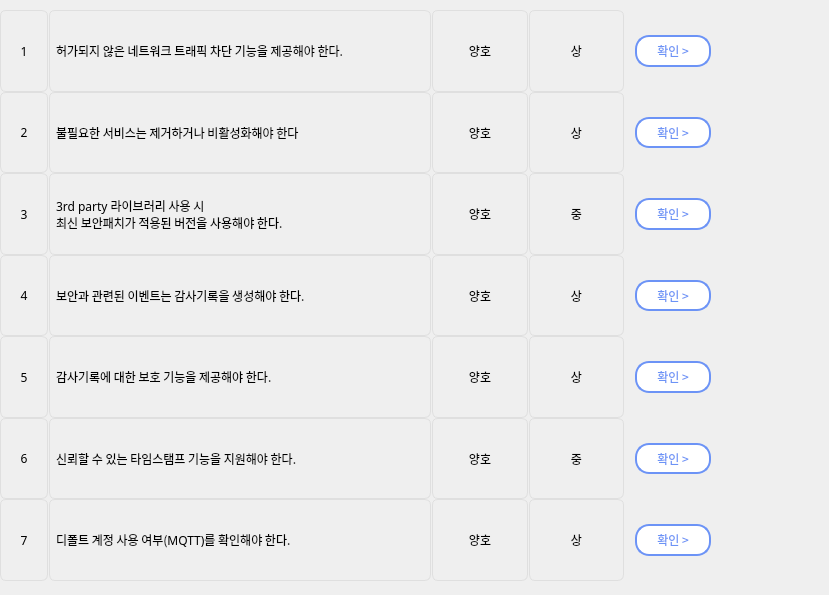
    <widget class="QWidget" name="scrollAreaWidgetContents">
     <property name="geometry">
      <rect>
       <x>0</x>
       <y>0</y>
       <width>829</width>
       <height>595</height>
      </rect>
     </property>
     <property name="minimumSize">
      <size>
       <width>0</width>
       <height>519</height>
      </size>
     </property>
     <property name="maximumSize">
      <size>
       <width>16777215</width>
       <height>15777215</height>
      </size>
     </property>
     <property name="font">
      <font>
       <kerning>true</kerning>
      </font>
     </property>
     <widget class="QWidget" name="gridLayoutWidget_3">
      <property name="geometry">
       <rect>
        <x>0</x>
        <y>10</y>
        <width>721</width>
        <height>571</height>
       </rect>
      </property>
      <layout class="QGridLayout" name="gridLayout_5" columnstretch="1,8,2,2,2">
       <property name="sizeConstraint">
        <enum>QLayout::SetDefaultConstraint</enum>
       </property>
       <property name="leftMargin">
        <number>0</number>
       </property>
       <property name="topMargin">
        <number>0</number>
       </property>
       <property name="horizontalSpacing">
        <number>1</number>
       </property>
       <property name="verticalSpacing">
        <number>0</number>
       </property>
       <item row="2" column="3">
        <widget class="QLabel" name="label_185">
         <property name="font">
          <font>
           <family>AppleSDGothicNeoM00</family>
          </font>
         </property>
         <property name="styleSheet">
          <string notr="true">border: 1px solid rgb(223, 223, 223);
border-radius: 6px</string>
         </property>
         <property name="text">
          <string>상</string>
         </property>
         <property name="alignment">
          <set>Qt::AlignCenter</set>
         </property>
        </widget>
       </item>
       <item row="2" column="1">
        <widget class="QLabel" name="label_186">
         <property name="font">
          <font>
           <family>AppleSDGothicNeoM00</family>
          </font>
         </property>
         <property name="styleSheet">
          <string notr="true">border: 1px solid rgb(223, 223, 223);
border-radius: 6px;
padding-left: 3px;</string>
         </property>
         <property name="text">
          <string>불필요한 서비스는 제거하거나 비활성화해야 한다</string>
         </property>
         <property name="alignment">
          <set>Qt::AlignLeading|Qt::AlignLeft|Qt::AlignVCenter</set>
         </property>
        </widget>
       </item>
       <item row="3" column="2">
        <widget class="QLabel" name="label_183">
         <property name="font">
          <font>
           <family>AppleSDGothicNeoM00</family>
          </font>
         </property>
         <property name="styleSheet">
          <string notr="true">border: 1px solid rgb(223, 223, 223);
border-radius: 6px</string>
         </property>
         <property name="text">
          <string>양호</string>
         </property>
         <property name="alignment">
          <set>Qt::AlignCenter</set>
         </property>
        </widget>
       </item>
       <item row="2" column="2">
        <widget class="QLabel" name="label_189">
         <property name="font">
          <font>
           <family>AppleSDGothicNeoM00</family>
          </font>
         </property>
         <property name="styleSheet">
          <string notr="true">border: 1px solid rgb(223, 223, 223);
border-radius: 6px</string>
         </property>
         <property name="text">
          <string>양호</string>
         </property>
         <property name="alignment">
          <set>Qt::AlignCenter</set>
         </property>
        </widget>
       </item>
       <item row="5" column="2">
        <widget class="QLabel" name="label_179">
         <property name="font">
          <font>
           <family>AppleSDGothicNeoM00</family>
          </font>
         </property>
         <property name="styleSheet">
          <string notr="true">border: 1px solid rgb(223, 223, 223);
border-radius: 6px</string>
         </property>
         <property name="text">
          <string>양호</string>
         </property>
         <property name="alignment">
          <set>Qt::AlignCenter</set>
         </property>
        </widget>
       </item>
       <item row="5" column="3">
        <widget class="QLabel" name="label_178">
         <property name="font">
          <font>
           <family>AppleSDGothicNeoM00</family>
          </font>
         </property>
         <property name="styleSheet">
          <string notr="true">border: 1px solid rgb(223, 223, 223);
border-radius: 6px</string>
         </property>
         <property name="text">
          <string>상</string>
         </property>
         <property name="alignment">
          <set>Qt::AlignCenter</set>
         </property>
        </widget>
       </item>
       <item row="4" column="2">
        <widget class="QLabel" name="label_181">
         <property name="font">
          <font>
           <family>AppleSDGothicNeoM00</family>
          </font>
         </property>
         <property name="styleSheet">
          <string notr="true">border: 1px solid rgb(223, 223, 223);
border-radius: 6px</string>
         </property>
         <property name="text">
          <string>양호</string>
         </property>
         <property name="alignment">
          <set>Qt::AlignCenter</set>
         </property>
        </widget>
       </item>
       <item row="4" column="4">
        <widget class="QPushButton" name="pushButton_53">
         <property name="sizePolicy">
          <sizepolicy hsizetype="Minimum" vsizetype="Minimum">
           <horstretch>0</horstretch>
           <verstretch>0</verstretch>
          </sizepolicy>
         </property>
         <property name="sizeIncrement">
          <size>
           <width>0</width>
           <height>0</height>
          </size>
         </property>
         <property name="font">
          <font>
           <family>AppleSDGothicNeoM00</family>
           <pointsize>9</pointsize>
          </font>
         </property>
         <property name="cursor">
          <cursorShape>PointingHandCursor</cursorShape>
         </property>
         <property name="layoutDirection">
          <enum>Qt::LeftToRight</enum>
         </property>
         <property name="styleSheet">
          <string notr="true">QPushButton {
            background-color : rgb(255, 255, 255);
            color : rgb(108, 147, 246);
            border: 2px solid rgb(108, 147, 246);
            margin-left:10px;
            margin-right:10px;
            margin-top:25px;
            margin-bottom:25px;
            border-radius:14px
        }
        QPushButton:hover {
            background-color : rgb(108, 147, 246);
            color : rgb(255, 255, 255);
            border: 2px solid rgb(108, 147, 246);
            margin-left:10px;
            margin-right:10px;
            margin-top:25px;
            margin-bottom:25px;
            border-radius:14px
        }</string>
         </property>
         <property name="text">
          <string>확인 &gt;</string>
         </property>
         <property name="iconSize">
          <size>
           <width>9</width>
           <height>20</height>
          </size>
         </property>
        </widget>
       </item>
       <item row="4" column="1">
        <widget class="QLabel" name="label_180">
         <property name="font">
          <font>
           <family>AppleSDGothicNeoM00</family>
          </font>
         </property>
         <property name="styleSheet">
          <string notr="true">border: 1px solid rgb(223, 223, 223);
border-radius: 6px;
padding-left: 3px;</string>
         </property>
         <property name="text">
          <string>보안과 관련된 이벤트는 감사기록을 생성해야 한다.</string>
         </property>
         <property name="alignment">
          <set>Qt::AlignLeading|Qt::AlignLeft|Qt::AlignVCenter</set>
         </property>
        </widget>
       </item>
       <item row="6" column="2">
        <widget class="QLabel" name="label_184">
         <property name="font">
          <font>
           <family>AppleSDGothicNeoM00</family>
          </font>
         </property>
         <property name="styleSheet">
          <string notr="true">border: 1px solid rgb(223, 223, 223);
border-radius: 6px</string>
         </property>
         <property name="text">
          <string>양호</string>
         </property>
         <property name="alignment">
          <set>Qt::AlignCenter</set>
         </property>
        </widget>
       </item>
       <item row="6" column="3">
        <widget class="QLabel" name="label_187">
         <property name="font">
          <font>
           <family>AppleSDGothicNeoM00</family>
          </font>
         </property>
         <property name="styleSheet">
          <string notr="true">border: 1px solid rgb(223, 223, 223);
border-radius: 6px</string>
         </property>
         <property name="text">
          <string>중</string>
         </property>
         <property name="alignment">
          <set>Qt::AlignCenter</set>
         </property>
        </widget>
       </item>
       <item row="6" column="4">
        <widget class="QPushButton" name="pushButton_58">
         <property name="sizePolicy">
          <sizepolicy hsizetype="Minimum" vsizetype="Minimum">
           <horstretch>0</horstretch>
           <verstretch>0</verstretch>
          </sizepolicy>
         </property>
         <property name="sizeIncrement">
          <size>
           <width>0</width>
           <height>0</height>
          </size>
         </property>
         <property name="font">
          <font>
           <family>AppleSDGothicNeoM00</family>
           <pointsize>9</pointsize>
          </font>
         </property>
         <property name="cursor">
          <cursorShape>PointingHandCursor</cursorShape>
         </property>
         <property name="layoutDirection">
          <enum>Qt::LeftToRight</enum>
         </property>
         <property name="styleSheet">
          <string notr="true">QPushButton {
            background-color : rgb(255, 255, 255);
            color : rgb(108, 147, 246);
            border: 2px solid rgb(108, 147, 246);
            margin-left:10px;
            margin-right:10px;
            margin-top:25px;
            margin-bottom:25px;
            border-radius:14px
        }
        QPushButton:hover {
            background-color : rgb(108, 147, 246);
            color : rgb(255, 255, 255);
            border: 2px solid rgb(108, 147, 246);
            margin-left:10px;
            margin-right:10px;
            margin-top:25px;
            margin-bottom:25px;
            border-radius:14px
        }</string>
         </property>
         <property name="text">
          <string>확인 &gt;</string>
         </property>
         <property name="iconSize">
          <size>
           <width>9</width>
           <height>20</height>
          </size>
         </property>
        </widget>
       </item>
       <item row="6" column="1">
        <widget class="QLabel" name="label_199">
         <property name="font">
          <font>
           <family>AppleSDGothicNeoM00</family>
          </font>
         </property>
         <property name="styleSheet">
          <string notr="true">border: 1px solid rgb(223, 223, 223);
border-radius: 6px;
padding-left: 3px;</string>
         </property>
         <property name="text">
          <string>신뢰할 수 있는 타임스탬프 기능을 지원해야 한다.</string>
         </property>
         <property name="alignment">
          <set>Qt::AlignLeading|Qt::AlignLeft|Qt::AlignVCenter</set>
         </property>
        </widget>
       </item>
       <item row="0" column="0">
        <widget class="QLabel" name="label_198">
         <property name="font">
          <font>
           <family>AppleSDGothicNeoM00</family>
          </font>
         </property>
         <property name="styleSheet">
          <string notr="true">border: 1px solid rgb(223, 223, 223);
border-radius: 6px</string>
         </property>
         <property name="text">
          <string>1</string>
         </property>
         <property name="alignment">
          <set>Qt::AlignCenter</set>
         </property>
        </widget>
       </item>
       <item row="0" column="1">
        <widget class="QLabel" name="label_196">
         <property name="font">
          <font>
           <family>AppleSDGothicNeoM00</family>
          </font>
         </property>
         <property name="styleSheet">
          <string notr="true">border: 1px solid rgb(223, 223, 223);
border-radius: 6px;
padding-left: 3px;</string>
         </property>
         <property name="text">
          <string>허가되지 않은 네트워크 트래픽 차단 기능을 제공해야 한다.</string>
         </property>
         <property name="alignment">
          <set>Qt::AlignLeading|Qt::AlignLeft|Qt::AlignVCenter</set>
         </property>
        </widget>
       </item>
       <item row="6" column="0">
        <widget class="QLabel" name="label_207">
         <property name="font">
          <font>
           <family>AppleSDGothicNeoM00</family>
          </font>
         </property>
         <property name="styleSheet">
          <string notr="true">border: 1px solid rgb(223, 223, 223);
border-radius: 6px</string>
         </property>
         <property name="text">
          <string>6</string>
         </property>
         <property name="alignment">
          <set>Qt::AlignCenter</set>
         </property>
        </widget>
       </item>
       <item row="7" column="1">
        <widget class="QLabel" name="label_200">
         <property name="font">
          <font>
           <family>AppleSDGothicNeoM00</family>
          </font>
         </property>
         <property name="styleSheet">
          <string notr="true">border: 1px solid rgb(223, 223, 223);
border-radius: 6px;
padding-left: 3px;</string>
         </property>
         <property name="text">
          <string>디폴트 계정 사용 여부(MQTT)를 확인해야 한다.</string>
         </property>
         <property name="alignment">
          <set>Qt::AlignLeading|Qt::AlignLeft|Qt::AlignVCenter</set>
         </property>
        </widget>
       </item>
       <item row="7" column="0">
        <widget class="QLabel" name="label_208">
         <property name="font">
          <font>
           <family>AppleSDGothicNeoM00</family>
          </font>
         </property>
         <property name="styleSheet">
          <string notr="true">border: 1px solid rgb(223, 223, 223);
border-radius: 6px</string>
         </property>
         <property name="text">
          <string>7</string>
         </property>
         <property name="alignment">
          <set>Qt::AlignCenter</set>
         </property>
        </widget>
       </item>
       <item row="7" column="3">
        <widget class="QLabel" name="label_191">
         <property name="font">
          <font>
           <family>AppleSDGothicNeoM00</family>
          </font>
         </property>
         <property name="styleSheet">
          <string notr="true">border: 1px solid rgb(223, 223, 223);
border-radius: 6px</string>
         </property>
         <property name="text">
          <string>상</string>
         </property>
         <property name="alignment">
          <set>Qt::AlignCenter</set>
         </property>
        </widget>
       </item>
       <item row="7" column="4">
        <widget class="QPushButton" name="pushButton_59">
         <property name="sizePolicy">
          <sizepolicy hsizetype="Minimum" vsizetype="Minimum">
           <horstretch>0</horstretch>
           <verstretch>0</verstretch>
          </sizepolicy>
         </property>
         <property name="sizeIncrement">
          <size>
           <width>0</width>
           <height>0</height>
          </size>
         </property>
         <property name="font">
          <font>
           <family>AppleSDGothicNeoM00</family>
           <pointsize>9</pointsize>
          </font>
         </property>
         <property name="cursor">
          <cursorShape>PointingHandCursor</cursorShape>
         </property>
         <property name="layoutDirection">
          <enum>Qt::LeftToRight</enum>
         </property>
         <property name="styleSheet">
          <string notr="true">QPushButton {
            background-color : rgb(255, 255, 255);
            color : rgb(108, 147, 246);
            border: 2px solid rgb(108, 147, 246);
            margin-left:10px;
            margin-right:10px;
            margin-top:25px;
            margin-bottom:25px;
            border-radius:14px
        }
        QPushButton:hover {
            background-color : rgb(108, 147, 246);
            color : rgb(255, 255, 255);
            border: 2px solid rgb(108, 147, 246);
            margin-left:10px;
            margin-right:10px;
            margin-top:25px;
            margin-bottom:25px;
            border-radius:14px
        }</string>
         </property>
         <property name="text">
          <string>확인 &gt;</string>
         </property>
         <property name="iconSize">
          <size>
           <width>9</width>
           <height>20</height>
          </size>
         </property>
        </widget>
       </item>
       <item row="7" column="2">
        <widget class="QLabel" name="label_190">
         <property name="font">
          <font>
           <family>AppleSDGothicNeoM00</family>
          </font>
         </property>
         <property name="styleSheet">
          <string notr="true">border: 1px solid rgb(223, 223, 223);
border-radius: 6px</string>
         </property>
         <property name="text">
          <string>양호</string>
         </property>
         <property name="alignment">
          <set>Qt::AlignCenter</set>
         </property>
        </widget>
       </item>
       <item row="0" column="4">
        <layout class="QVBoxLayout" name="verticalLayout_6">
         <property name="spacing">
          <number>7</number>
         </property>
         <item>
          <widget class="QPushButton" name="pushButton_56">
           <property name="sizePolicy">
            <sizepolicy hsizetype="Minimum" vsizetype="Minimum">
             <horstretch>0</horstretch>
             <verstretch>0</verstretch>
            </sizepolicy>
           </property>
           <property name="sizeIncrement">
            <size>
             <width>0</width>
             <height>0</height>
            </size>
           </property>
           <property name="font">
            <font>
             <family>AppleSDGothicNeoM00</family>
             <pointsize>9</pointsize>
            </font>
           </property>
           <property name="cursor">
            <cursorShape>PointingHandCursor</cursorShape>
           </property>
           <property name="layoutDirection">
            <enum>Qt::LeftToRight</enum>
           </property>
           <property name="styleSheet">
            <string notr="true">QPushButton {
            background-color : rgb(255, 255, 255);
            color : rgb(108, 147, 246);
            border: 2px solid rgb(108, 147, 246);
            margin-left:10px;
            margin-right:10px;
            margin-top:25px;
            margin-bottom:25px;
            border-radius:14px
        }
        QPushButton:hover {
            background-color : rgb(108, 147, 246);
            color : rgb(255, 255, 255);
            border: 2px solid rgb(108, 147, 246);
            margin-left:10px;
            margin-right:10px;
            margin-top:25px;
            margin-bottom:25px;
            border-radius:14px
        }</string>
           </property>
           <property name="text">
            <string>확인 &gt;</string>
           </property>
           <property name="iconSize">
            <size>
             <width>9</width>
             <height>20</height>
            </size>
           </property>
          </widget>
         </item>
        </layout>
       </item>
       <item row="0" column="3">
        <widget class="QLabel" name="label_202">
         <property name="font">
          <font>
           <family>AppleSDGothicNeoM00</family>
          </font>
         </property>
         <property name="styleSheet">
          <string notr="true">border: 1px solid rgb(223, 223, 223);
border-radius: 6px</string>
         </property>
         <property name="text">
          <string>상</string>
         </property>
         <property name="alignment">
          <set>Qt::AlignCenter</set>
         </property>
        </widget>
       </item>
       <item row="3" column="1">
        <widget class="QLabel" name="label_197">
         <property name="font">
          <font>
           <family>AppleSDGothicNeoM00</family>
          </font>
         </property>
         <property name="styleSheet">
          <string notr="true">border: 1px solid rgb(223, 223, 223);
border-radius: 6px;
padding-left: 3px;</string>
         </property>
         <property name="text">
          <string>3rd party 라이브러리 사용 시
최신 보안패치가 적용된 버전을 사용해야 한다.</string>
         </property>
         <property name="alignment">
          <set>Qt::AlignLeading|Qt::AlignLeft|Qt::AlignVCenter</set>
         </property>
        </widget>
       </item>
       <item row="3" column="0">
        <widget class="QLabel" name="label_203">
         <property name="font">
          <font>
           <family>AppleSDGothicNeoM00</family>
          </font>
         </property>
         <property name="styleSheet">
          <string notr="true">border: 1px solid rgb(223, 223, 223);
border-radius: 6px</string>
         </property>
         <property name="text">
          <string>3</string>
         </property>
         <property name="alignment">
          <set>Qt::AlignCenter</set>
         </property>
        </widget>
       </item>
       <item row="4" column="0">
        <widget class="QLabel" name="label_205">
         <property name="font">
          <font>
           <family>AppleSDGothicNeoM00</family>
          </font>
         </property>
         <property name="styleSheet">
          <string notr="true">border: 1px solid rgb(223, 223, 223);
border-radius: 6px</string>
         </property>
         <property name="text">
          <string>4</string>
         </property>
         <property name="alignment">
          <set>Qt::AlignCenter</set>
         </property>
        </widget>
       </item>
       <item row="2" column="0">
        <widget class="QLabel" name="label_204">
         <property name="font">
          <font>
           <family>AppleSDGothicNeoM00</family>
          </font>
         </property>
         <property name="styleSheet">
          <string notr="true">border: 1px solid rgb(223, 223, 223);
border-radius: 6px</string>
         </property>
         <property name="text">
          <string>2</string>
         </property>
         <property name="alignment">
          <set>Qt::AlignCenter</set>
         </property>
        </widget>
       </item>
       <item row="5" column="0">
        <widget class="QLabel" name="label_206">
         <property name="font">
          <font>
           <family>AppleSDGothicNeoM00</family>
          </font>
         </property>
         <property name="styleSheet">
          <string notr="true">border: 1px solid rgb(223, 223, 223);
border-radius: 6px</string>
         </property>
         <property name="text">
          <string>5</string>
         </property>
         <property name="alignment">
          <set>Qt::AlignCenter</set>
         </property>
        </widget>
       </item>
       <item row="4" column="3">
        <widget class="QLabel" name="label_192">
         <property name="font">
          <font>
           <family>AppleSDGothicNeoM00</family>
          </font>
         </property>
         <property name="styleSheet">
          <string notr="true">border: 1px solid rgb(223, 223, 223);
border-radius: 6px</string>
         </property>
         <property name="text">
          <string>상</string>
         </property>
         <property name="alignment">
          <set>Qt::AlignCenter</set>
         </property>
        </widget>
       </item>
       <item row="2" column="4">
        <widget class="QPushButton" name="pushButton_57">
         <property name="sizePolicy">
          <sizepolicy hsizetype="Minimum" vsizetype="Minimum">
           <horstretch>0</horstretch>
           <verstretch>0</verstretch>
          </sizepolicy>
         </property>
         <property name="sizeIncrement">
          <size>
           <width>0</width>
           <height>0</height>
          </size>
         </property>
         <property name="font">
          <font>
           <family>AppleSDGothicNeoM00</family>
           <pointsize>9</pointsize>
          </font>
         </property>
         <property name="cursor">
          <cursorShape>PointingHandCursor</cursorShape>
         </property>
         <property name="layoutDirection">
          <enum>Qt::LeftToRight</enum>
         </property>
         <property name="styleSheet">
          <string notr="true">QPushButton {
            background-color : rgb(255, 255, 255);
            color : rgb(108, 147, 246);
            border: 2px solid rgb(108, 147, 246);
            margin-left:10px;
            margin-right:10px;
            margin-top:25px;
            margin-bottom:25px;
            border-radius:14px
        }
        QPushButton:hover {
            background-color : rgb(108, 147, 246);
            color : rgb(255, 255, 255);
            border: 2px solid rgb(108, 147, 246);
            margin-left:10px;
            margin-right:10px;
            margin-top:25px;
            margin-bottom:25px;
            border-radius:14px
        }</string>
         </property>
         <property name="text">
          <string>확인 &gt;</string>
         </property>
         <property name="iconSize">
          <size>
           <width>9</width>
           <height>20</height>
          </size>
         </property>
        </widget>
       </item>
       <item row="3" column="3">
        <widget class="QLabel" name="label_188">
         <property name="font">
          <font>
           <family>AppleSDGothicNeoM00</family>
          </font>
         </property>
         <property name="styleSheet">
          <string notr="true">border: 1px solid rgb(223, 223, 223);
border-radius: 6px</string>
         </property>
         <property name="text">
          <string>중</string>
         </property>
         <property name="alignment">
          <set>Qt::AlignCenter</set>
         </property>
        </widget>
       </item>
       <item row="3" column="4">
        <widget class="QPushButton" name="pushButton_54">
         <property name="sizePolicy">
          <sizepolicy hsizetype="Minimum" vsizetype="Minimum">
           <horstretch>0</horstretch>
           <verstretch>0</verstretch>
          </sizepolicy>
         </property>
         <property name="sizeIncrement">
          <size>
           <width>0</width>
           <height>0</height>
          </size>
         </property>
         <property name="font">
          <font>
           <family>AppleSDGothicNeoM00</family>
           <pointsize>9</pointsize>
          </font>
         </property>
         <property name="cursor">
          <cursorShape>PointingHandCursor</cursorShape>
         </property>
         <property name="layoutDirection">
          <enum>Qt::LeftToRight</enum>
         </property>
         <property name="styleSheet">
          <string notr="true">QPushButton {
            background-color : rgb(255, 255, 255);
            color : rgb(108, 147, 246);
            border: 2px solid rgb(108, 147, 246);
            margin-left:10px;
            margin-right:10px;
            margin-top:25px;
            margin-bottom:25px;
            border-radius:14px
        }
        QPushButton:hover {
            background-color : rgb(108, 147, 246);
            color : rgb(255, 255, 255);
            border: 2px solid rgb(108, 147, 246);
            margin-left:10px;
            margin-right:10px;
            margin-top:25px;
            margin-bottom:25px;
            border-radius:14px
        }</string>
         </property>
         <property name="text">
          <string>확인 &gt;</string>
         </property>
         <property name="iconSize">
          <size>
           <width>9</width>
           <height>20</height>
          </size>
         </property>
        </widget>
       </item>
       <item row="5" column="4">
        <widget class="QPushButton" name="pushButton_55">
         <property name="sizePolicy">
          <sizepolicy hsizetype="Minimum" vsizetype="Minimum">
           <horstretch>0</horstretch>
           <verstretch>0</verstretch>
          </sizepolicy>
         </property>
         <property name="sizeIncrement">
          <size>
           <width>0</width>
           <height>0</height>
          </size>
         </property>
         <property name="font">
          <font>
           <family>AppleSDGothicNeoM00</family>
           <pointsize>9</pointsize>
          </font>
         </property>
         <property name="cursor">
          <cursorShape>PointingHandCursor</cursorShape>
         </property>
         <property name="layoutDirection">
          <enum>Qt::LeftToRight</enum>
         </property>
         <property name="styleSheet">
          <string notr="true">QPushButton {
            background-color : rgb(255, 255, 255);
            color : rgb(108, 147, 246);
            border: 2px solid rgb(108, 147, 246);
            margin-left:10px;
            margin-right:10px;
            margin-top:25px;
            margin-bottom:25px;
            border-radius:14px
        }
        QPushButton:hover {
            background-color : rgb(108, 147, 246);
            color : rgb(255, 255, 255);
            border: 2px solid rgb(108, 147, 246);
            margin-left:10px;
            margin-right:10px;
            margin-top:25px;
            margin-bottom:25px;
            border-radius:14px
        }</string>
         </property>
         <property name="text">
          <string>확인 &gt;</string>
         </property>
         <property name="iconSize">
          <size>
           <width>9</width>
           <height>20</height>
          </size>
         </property>
        </widget>
       </item>
       <item row="0" column="2">
        <widget class="QLabel" name="label_182">
         <property name="font">
          <font>
           <family>AppleSDGothicNeoM00</family>
          </font>
         </property>
         <property name="styleSheet">
          <string notr="true">border: 1px solid rgb(223, 223, 223);
border-radius: 6px</string>
         </property>
         <property name="text">
          <string>양호</string>
         </property>
         <property name="alignment">
          <set>Qt::AlignCenter</set>
         </property>
        </widget>
       </item>
       <item row="5" column="1">
        <widget class="QLabel" name="label_195">
         <property name="font">
          <font>
           <family>AppleSDGothicNeoM00</family>
          </font>
         </property>
         <property name="styleSheet">
          <string notr="true">border: 1px solid rgb(223, 223, 223);
border-radius: 6px;
padding-left: 3px;</string>
         </property>
         <property name="text">
          <string>감사기록에 대한 보호 기능을 제공해야 한다.</string>
         </property>
         <property name="alignment">
          <set>Qt::AlignLeading|Qt::AlignLeft|Qt::AlignVCenter</set>
         </property>
        </widget>
       </item>
      </layout>
     </widget>
    </widget>
